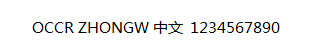
#> input picture TestOCR/images/word.png, 311 x 55 px
$ python test_get_word.py
#> lines starting #> are read from the running program, lines starting #| are printed output that depends on the picture; after the words box and inside, x2 and y2 are one past the last pixel; in counts of white or black regions, pixels touching at a corner belong together
# coding:utf-8

import tesserocr
from PIL import Image
img_path='images/word.png'
image=Image.open(img_path)
#> image is the input picture: PIL image 311x55 RGBA; mean R, G, B, A 244.1, 244, 244.1, 255
image=image.convert('L')
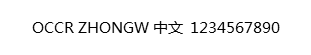
#> image: PIL image 311x55 L; min 0, max 255, mean 244
threshold=127
table=[]
for i in range(256):
    if i<threshold:
        table.append(0)
    else:
        table.append(1)
image=image.point(table,'1')
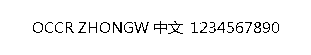
#> image: PIL image 311x55 1; 96% white; black in thin lines or dots, all inside (x1, y1, x2, y2) = (33, 21, 279, 34)
image.show()


#> (the run stopped early here; a loop or call above may not have finished)
